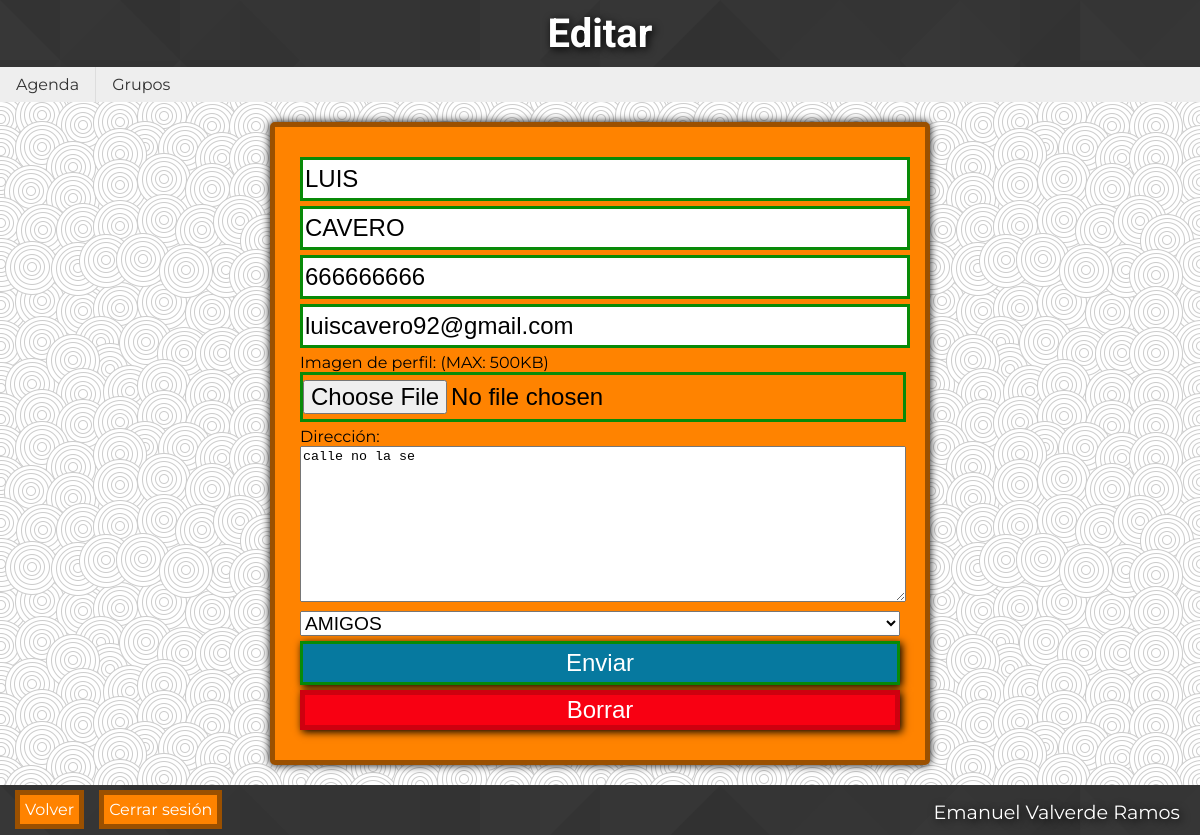
The page /html/examen2/alumno30/editar.php?id=1 (signed in) on the database its author committed.
### tables this page shows
CREATE TABLE contacto(
	id_con		int(11) not null auto_increment comment 'PK de contacto',
	nombre		varchar(50) not null comment 'Nombre del contacto',
	apellidos	varchar(100) not null comment 'Apellidos del contacto',
	telf		varchar(13) not null comment 'telefono del contacto',
	email		varchar(100) not null comment 'email del contacto',
	direccion 	varchar(255) not null comment 'direccion del contacto',
	fech_al		date not null comment 'fecha de alta del usuario',
	id_cat		int(11) not null comment 'FK de la categoría del usuario',
	id_usu 		int(11) not null comment 'El id del usuario al que el contacto está asociado',
	img			varchar(255) comment 'imagen del contacto',
	unique(email, id_usu),
	FOREIGN KEY(id_cat) references  categoria(id_cat) on update cascade,
	FOREIGN KEY(id_usu) references  usuario(id_usu) on update cascade,
	PRIMARY KEY(id_con)
);

### dwes/examen2/alumno30/includes/model/contactomodel.php (called while the page is built, shortened)
<?php
	require_once '../../../dwes/examen2/alumno30/includes/libs/funciones.php';
	require_once '../../../dwes/examen2/alumno30/includes/core/DBPDO.php';
	class ContactoModel extends DBPDO
	{
	    public static function getOwnContacto($id_usu, $id_con){
	    	$conn = self::getInstance()->getDatabase();
	    	$ssql = "SELECT id_con, contacto.nombre, contacto.apellidos, contacto.telf, contacto.email, direccion, nombre_cat, categoria.id_cat FROM contacto, usuario, categoria WHERE usuario.id_usu = contacto.id_usu AND contacto.id_cat = categoria.id_cat AND usuario.id_usu = :id_usu AND id_con = :id_con";
	    	$prepare = $conn->prepare($ssql);
	    	$prepare->bindParam(':id_usu', $id_usu);
	    	$prepare->bindParam(':id_con', $id_con);
	    	$prepare->execute();
	    	if (!($resultado = $prepare->fetch(PDO::FETCH_ASSOC))) {
	    		return false;
	    	}
	    	return $resultado;
	    }
	}
?>

### dwes/examen2/alumno30/includes/core/DBPDO.php (called while the page is built, shortened)
<?php
	class DBPDO {
		private $db;
		private static $instancia = null;
		private $persistent = true;
		private function __construct(){
			$options = [PDO::ATTR_DEFAULT_FETCH_MODE => PDO::FETCH_ASSOC,PDO::ATTR_PERSISTENT => $this->persistent,
            PDO::ATTR_ERRMODE => PDO::ERRMODE_EXCEPTION];
            try{
            	$this->db = new PDO(DB_TYPE . ':host=' . DB_HOST . ';dbname=' . DB_NAME . ';charset=' . DB_CHARSET, DB_USER, DB_PASS, $options);
            } catch (PDOException $e){
            	echo "<pre>";
            	exit("No ha sido posible establecer la conexión con la base de datos");
            }
		}
		public static function getInstance(){
			if (is_null(self::$instancia)) {
				self::$instancia = new DBPDO();
			}
			return self::$instancia;
		}
		public function getDatabase(){
			return $this->db;
		}
	    public static function getAll($tabla){
	    	$conn = self::getInstance()->getDatabase();
	    	$ssql = "SELECT * FROM $tabla";
	    	$prepare = $conn->prepare($ssql);
	    	$prepare->execute();
	    	return $prepare->fetchAll();
	    }
	}
?>

### dwes/examen2/alumno30/includes/libs/funciones.php (the view, shortened to what this page needs)
<?php
	include_once '../../../dwes/examen2/alumno30/includes/core/DBPDO.php';
	class Funciones
	{
		public static function recuperarCampo($campo, $contacto){
			if (isset($contacto[$campo])) {
				echo 'value="' . $contacto[$campo] . '"';
			}
		}
		public static function recurperarCampeoTextarea($campo, $contacto){
			if (isset($contacto[$campo])) {
				echo $contacto[$campo];
			}
		}
		public static function recuperarCategoria($table, $selected = null){?>
			<select name="id_cat" required>
			 		<?php
			 		try{
			 			$resultado = DBPDO::getAll($table);
			 			if ($resultado) {
			 				foreach ($resultado as $indice => $valor) {
				 				echo '<option ';
				 				if (isset($selected)) {
			 						if ($selected === $valor["id_cat"]) {
			 							echo ' selected ';
			 						}
			 					}
				 				echo 'value ="' . $valor["id_cat"] . '">';
				 				echo $valor['nombre_cat'];
				 				echo '</option> ';
				 			}
			 			}
			 		} catch (PDOException $e) {
			 			$errores["BD"][] = "Error en la base de datos";
			 			return $errores;
			 		}
			 echo "</select>";
		 }
	}
?>

### dwes/examen2/alumno30/includes/view/formulario/formulario_contacto.php (shortened to what this page needs)
<section class="formulario" id="insertar_contacto">
	<form action="<?= $_SERVER["PHP_SELF"] ; ?>" name="form-cont" method="POST" enctype="multipart/form-data">
		<?php if(isset($contacto["id_con"])): ?>
				<input type="hidden" name="id_con" <?= Funciones::recuperarCampo("id_con", $contacto);?>>
		<?php endif; ?>
		<p>
			<input type="text" name="nombre" placeholder="Nombre" maxlength="50" required autofocus pattern="[a-zA-ZÑñáéíóúàèìòùÀÈÌÒÙÁÉÍÓÚäëïöüÄËÏÖÜ ]{3,}" <?= Funciones::recuperarCampo("nombre", $contacto); ?>>
		</p>
		<p>
			<input type="text" name="apellidos" placeholder="Apellidos" maxlength="100" required autofocus pattern="[a-zA-ZÑñáéíóúàèìòùÀÈÌÒÙÁÉÍÓÚäëïöüÄËÏÖÜ ]{3,}" <?= Funciones::recuperarCampo("apellidos", $contacto); ?>>
		</p>
		<p>
			<input type="tel" name="telf" placeholder="Teléfono" required maxlength="13" pattern="[0-9]{9,13}" <?= Funciones::recuperarCampo("telf", $contacto); ?>>
		</p>
		<p>
			<input type="email" name="email" placeholder="E-mail" maxlength="100" required autofocus  <?= Funciones::recuperarCampo("email", $contacto); ?>>
		</p>
		<p>
  			<label for="img_perf">Imagen de perfil: (MAX: 500KB)</label>
  			<input type="file" name="img_perf" id="" accept="image/*" autofocus
  			 <?= Funciones::recuperarCampo("img_perf", $contacto); ?> >
  		</p>
		<p>
			<label for="direccion">Dirección:</label>
			<textarea name="direccion" id="direccion" cols="30" rows="10" required autofocus pattern="[a-zA-ZÑñáéíóúàèìòùÀÈÌÒÙÁÉÍÓÚäëïöüÄËÏÖÜ 0-9]{6,}"></textarea>
		</p>
		<p>
			<?php isset($contacto["id_cat"]) ? Funciones::recuperarCategoria("categoria", $contacto["id_cat"]) : Funciones::recuperarCategoria("categoria") ;?>
		</p>
		<p>
			<input class="enviar" type="submit" name="form-cont" value="Enviar">
		</p>
		<p>
			<input class="borrar" type="reset" name="form-cont" value="Borrar">
		</p>
	</form>
</section>

### html/examen2/alumno30/css/estilo.css (style rules this page uses)
* { margin:auto; }
html,body { background-image: url('../img/swirl_pattern.png'); font-family: "Montserrat", Arial, Helvetica, sans-serif; }
p { margin-bottom: 5px; }
label { display: inline-block; }
input { width: 100%; display:inline-block; font-size: 1.5em; }
select { font-size: 1.2em; display: inline-block; width: 100%; }
input:valid { padding-top:5px; padding-bottom: 5px; border: 3px solid #088A08; }
section.formulario { margin-bottom: 20px; margin:auto; margin-top: 20px; padding: 25px; background-color: #FF8300; width: 50%; border:#9B5000 5px solid; border-radius: 5px; box-shadow: 0px 0px 8px black; max-width: 1200px; }
.enviar { background-color:#06799F; border:#034A61 5px solid; color: white; box-shadow: 2px 2px 8px black; }
.borrar { background-color: #F80012; border: #CE000F 5px solid; color: white; box-shadow: 2px 2px 8px black; }
textarea { width: 100% }

### rows shown on the page
contacto: nombre "LUIS", apellidos "CAVERO", telf "666666666", email "luiscavero92@gmail.com", direccion "calle no la se"

### other values the page prints
$titulo "Editar"
$nombre "Agenda"
$nombre "Grupos"
$nombre "Volver"
$nombre "Cerrar sesión"
form field id_cat "AMIGOS"
